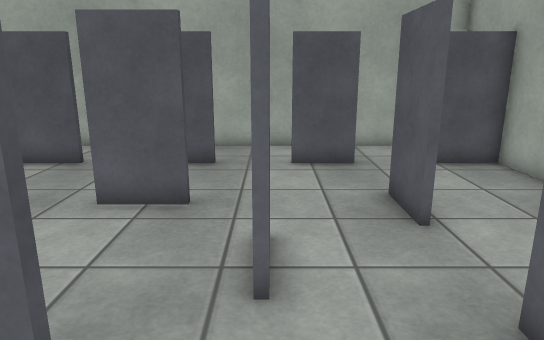
View 1 (above)

15 first-person views from a walk through a Unity game level. The camera is 1.4 m above the floor, tilts 14° down and sees 70° across. The floor is counted in squares, 0.5 m on a side. Each view is taken from the middle of a square. On the plan, view 1 faces up. The plan holds only what a view shows up to about 20 squares ahead; the rest is blank. Some animated figures are not drawn. Surface patterns are stand-ins for the level's own textures.

View 2
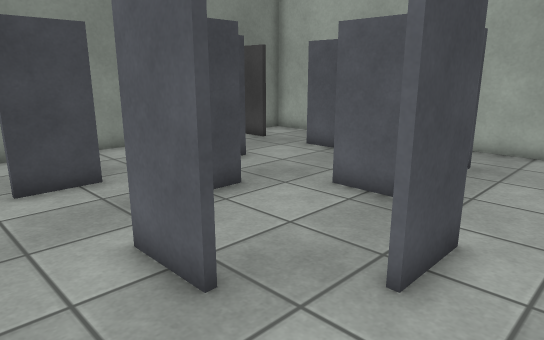

View 3
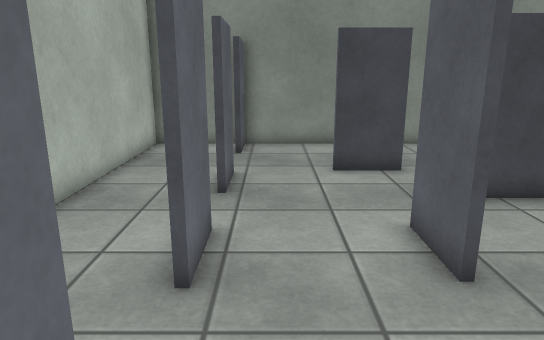

View 4
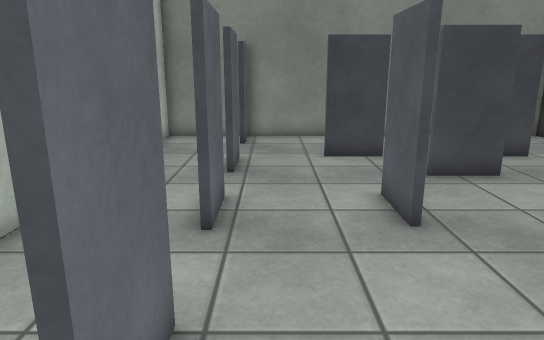

View 5
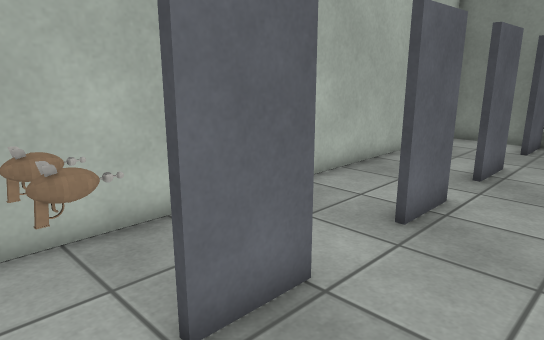

View 6
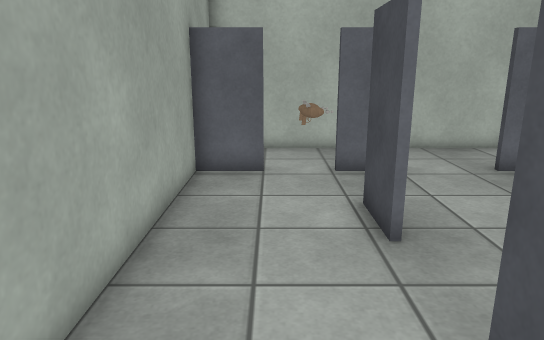

View 7
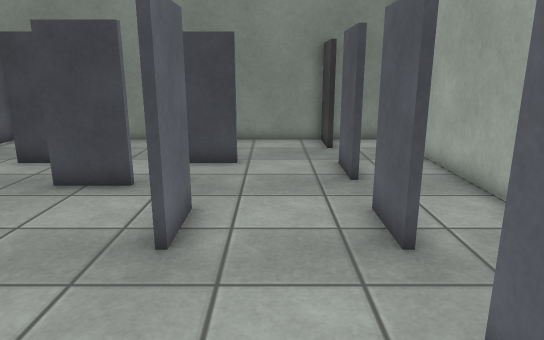

View 8
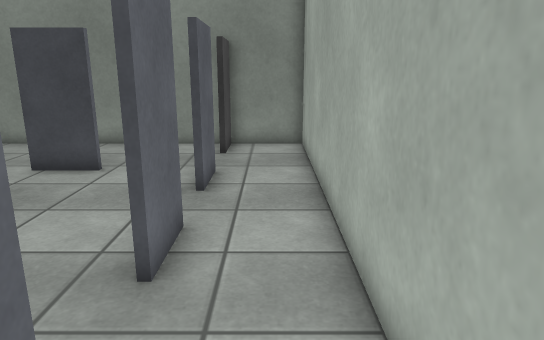

View 9
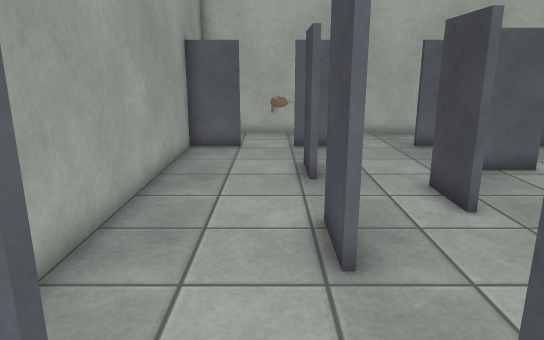

View 10
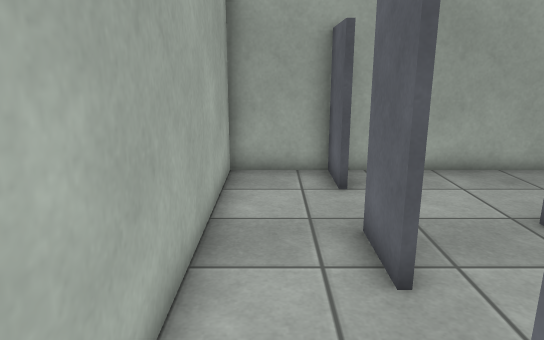

View 11
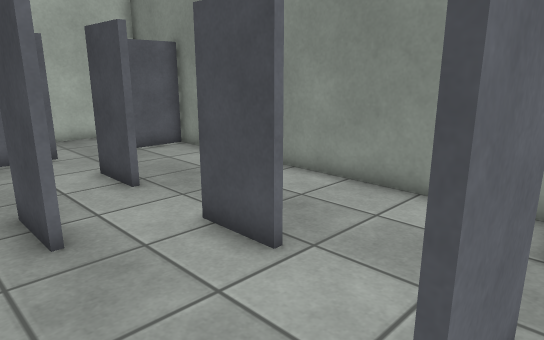

View 12
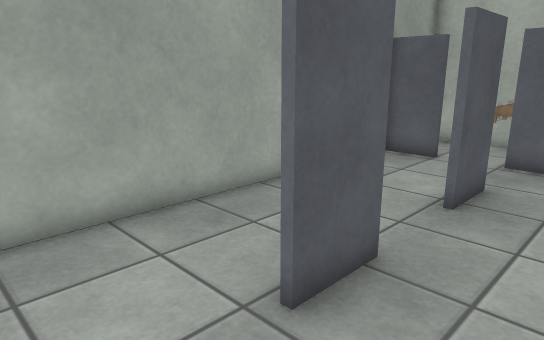

View 13
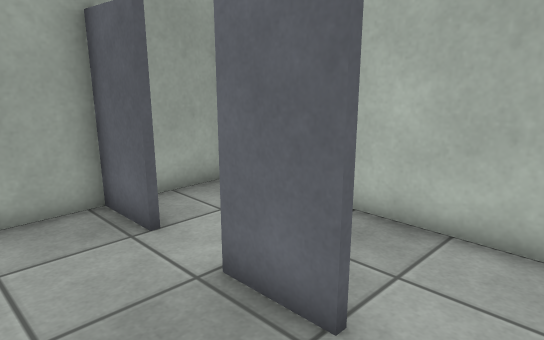

View 14
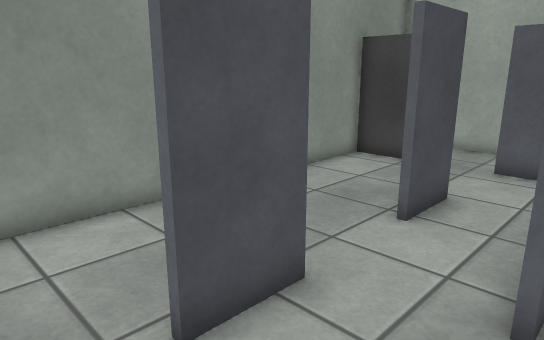

View 15
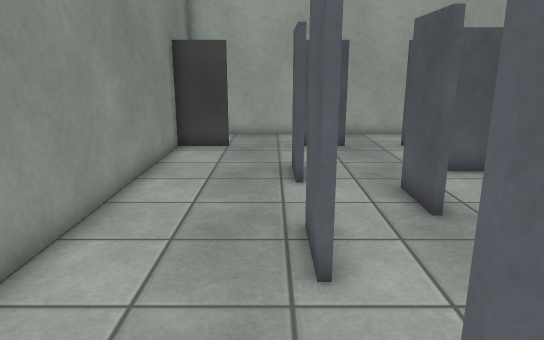

### Floor plan
Points are (right, up) in squares from view 1. A wall is a line through its corners. A room is listed if a view was taken in it or the views show most of it. See-through windows are left out.
Room 1 (views 1, 2, 3, 4, 5, 6, 7, 8, 9, 10, 11, 12, 13, 14, 15)
walls: (-3.9, 2.8) (-2.2, 2.8); (-1.8, 2.6) (-3.9, 2.6); (-5.7, 4.4) (-5.7, 6.5); (-5.6, 6.5) (-5.6, 4.4); (-1.8, 8.1) (-3.9, 8.1); (0, 6.5) (0, 4.4); (-3.9, 8.3) (-1.8, 8.3); (-8.2, 3.9) (-8.2, 1.8); (-8.4, 6.9) (-8.4, 8.9); (2.8, 6.8) (2.8, 8.9); (-3.8, -1.1) (-1.6, -1.1); (3.1, 3.9) (3.1, 1.8); (-8.4, 1.8) (-8.4, 3.9); (-8.2, 9) (-8.2, 6.9); (2.8, 1.8) (2.8, 3.9); (-1.8, 12.1) (-3.9, 12.1); (3.1, 8.9) (3.1, 6.8); (1, -1.1) (3.1, -1.1); (-3.9, 12.3) (-1.8, 12.3); (-6, 12.1) (-8.1, 12.1); (-8, -1.1) (-5.9, -1.1); (0.6, 12.3) (2.8, 12.3); (-8.2, 12.3) (-6.1, 12.3); (2.8, 12.1) (0.6, 12.1); (5.1, -1.1) (7.2, -1.1) (7.2, 15.3) (-12.7, 15.3) (-12.7, -1.1) (-10.6, -1.1); (-10.6, 12.1) (-12.8, 12.1); (5.1, 12.3) (7.2, 12.3); (-12.7, -1.4) (-12.7, -4.7) (4.6, -4.7); (-12.8, 12.3) (-10.6, 12.3); (7.4, 12.1) (5.2, 12.1)
ways out: opening at (5, -3) to room 2
objects: other object (3, -4) to (4, -4); other object (3, -3) to (4, -2)
Room 2 (no view inside)
walls: (7.2, -4.2) (7.2, -2.2); (4.6, -4.7) (6.6, -4.7)
ways out: opening at (5, -3) to room 1

Where each view was taken, in squares from view 1:
view 1: 0 up, 0 right, facing up
view 2: 0 up, 2 right, facing up-left
view 3: 0 up, 3 right, facing left
view 4: 0 up, 5 right, facing left
view 5: 2 up, 5 right, facing down-left
view 6: 10 up, 5 right, facing down
view 7: 10 up, 4 right, facing left
view 8: 14 up, 3 right, facing left
view 9: 14 up, 4 right, facing down
view 10: 14 up, 4 left, facing right
view 11: 13 up, 4 left, facing down-left
view 12: 12 up, 0 right, facing down-right
view 13: 2 up, 1 left, facing down-right
view 14: 0 up, 5 left, facing up-left
view 15: 3 down, 9 left, facing up
